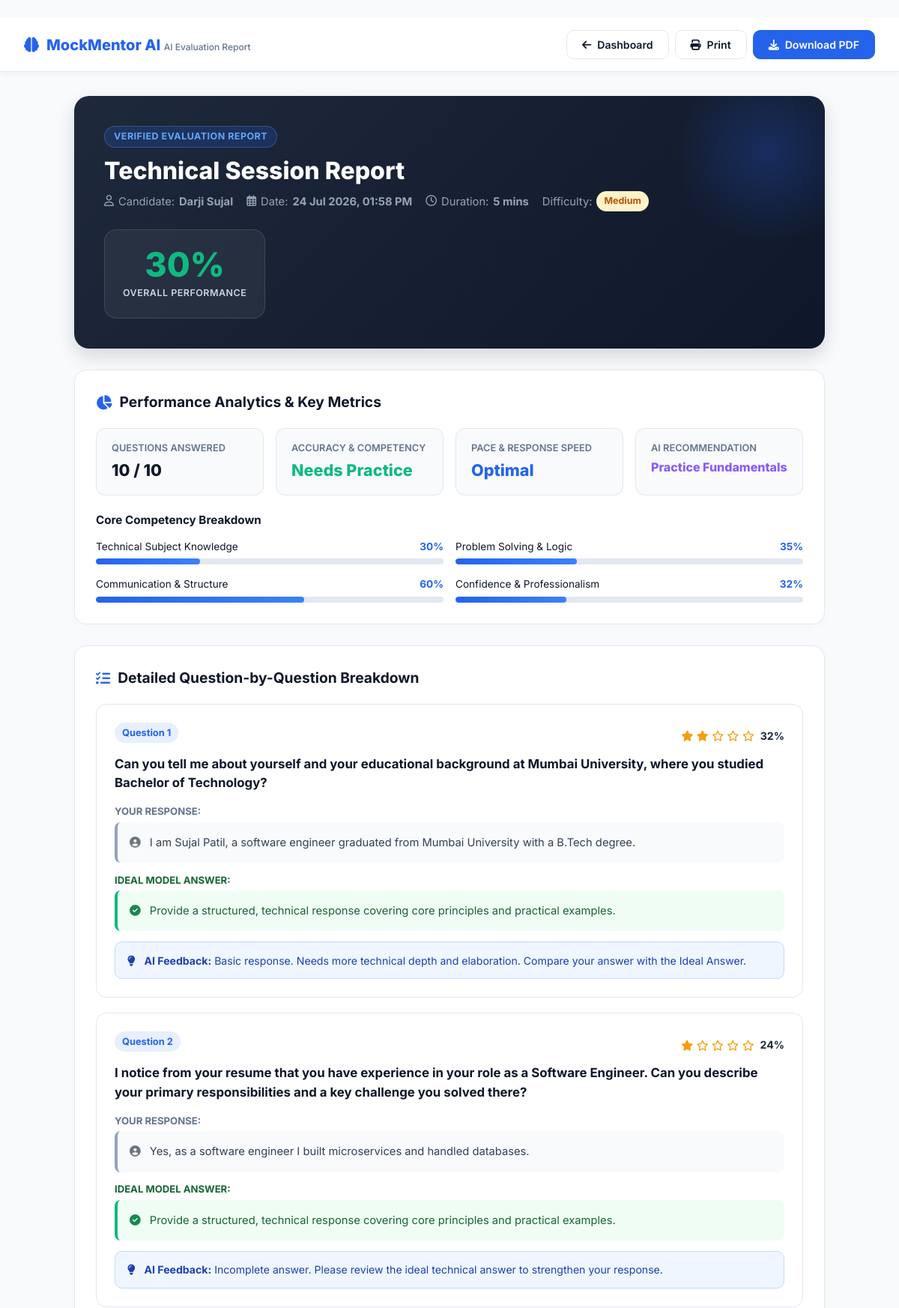
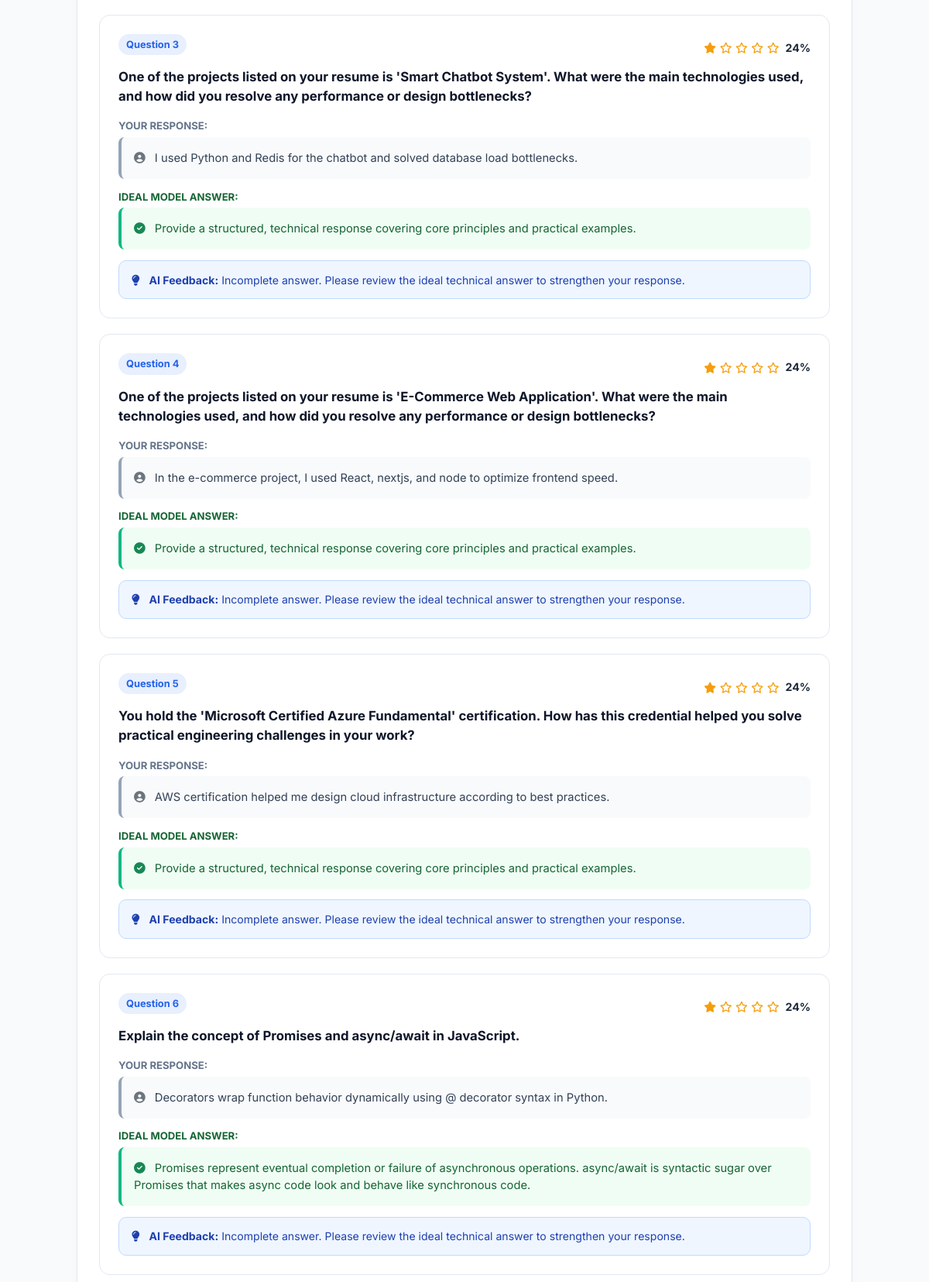
Screenshot of /interview/report/1 (upper part) with the database file from the repository (2 pictures, top to bottom).
### models.py (models this page shows, shortened)
class Interview(db.Model):
    __tablename__ = 'interviews'
    id = db.Column(db.Integer, primary_key=True)
    user_id = db.Column(db.Integer, db.ForeignKey('users.id'), nullable=False)
    interview_type = db.Column(db.String(50), default='Technical')
    difficulty_level = db.Column(db.String(20), default='Medium')
    time_taken = db.Column(db.Integer, default=0)  # in seconds
    answered_count = db.Column(db.Integer, default=0)
    total_questions = db.Column(db.Integer, default=10)
    overall_score = db.Column(db.Integer, default=0) # Final performance score percentage
    created_at = db.Column(db.DateTime, default=datetime.utcnow)
    report_pdf = db.Column(db.LargeBinary, nullable=True) # PDF Report saved directly in DB
    answers = db.relationship('InterviewAnswer', backref='interview', lazy=True, cascade='all, delete-orphan')

class InterviewAnswer(db.Model):
    __tablename__ = 'interview_answers'
    id = db.Column(db.Integer, primary_key=True)
    interview_id = db.Column(db.Integer, db.ForeignKey('interviews.id'), nullable=False)
    question_number = db.Column(db.Integer, nullable=False)
    question_text = db.Column(db.Text, nullable=False)
    answer_text = db.Column(db.Text, nullable=True)
    is_answered = db.Column(db.Boolean, default=False)
    created_at = db.Column(db.DateTime, default=datetime.utcnow)

### app.py (the view, shortened to what this page needs)
@app.route('/interview/report/<int:interview_id>')
def view_interview_report(interview_id):
    user_id = session.get('user_id')
    user = db.session.get(User, user_id) if user_id else None
    interview = db.session.get(Interview, interview_id)
    eval_items = []
    answers = []
    if interview:
        answers = InterviewAnswer.query.filter_by(interview_id=interview_id).order_by(InterviewAnswer.question_number).all()
        overall_score = interview.overall_score or 80
        for ans in answers:
            eval_res = get_backend_evaluation(ans.question_number, ans.question_text, ans.answer_text)
            stars = max(1, min(5, round((eval_res['scorePercent'] / 100) * 5)))
            eval_items.append({
                'q_num': ans.question_number,
                'question_text': ans.question_text,
                'answer_text': ans.answer_text,
                'ideal_answer': eval_res['idealAnswer'],
                'score_percent': eval_res['scorePercent'],
                'stars': stars,
                'feedback': eval_res['feedback']
            })
    score_tech = overall_score
    score_problem = min(overall_score + 5, 98)
    score_comm = max(overall_score - 3, 60)
    score_conf = min(overall_score + 2, 95)
    return render_template(
        'report.html',
        user=user,
        interview=interview,
        answers=answers,
        eval_items=eval_items,
        overall_score=overall_score,
        score_tech=score_tech,
        score_problem=score_problem,
        score_comm=score_comm,
        score_conf=score_conf
    )

### app.py (called while the page is built)
@app.after_request
def add_security_headers(response):
    response.headers['Permissions-Policy'] = 'microphone=(self)'
    response.headers['Strict-Transport-Security'] = 'max-age=31536000; includeSubDomains'
    response.headers['X-Content-Type-Options'] = 'nosniff'
    response.headers['X-Frame-Options'] = 'SAMEORIGIN'
    return response

### templates/report.html (shortened to what this page needs)
﻿<!DOCTYPE html>
<html lang="en">
<head>
    <link rel="stylesheet" href="https://cdnjs.cloudflare.com/ajax/libs/font-awesome/6.4.0/css/all.min.css">
    <link href="https://cdn.jsdelivr.net/npm/bootstrap@5.3.2/dist/css/bootstrap.min.css" rel="stylesheet">
</head>
<body>
    <header class="report-header-nav no-print">
        <div class="d-flex justify-content-between align-items-center">
            <a href="/dashboard" class="brand-logo">
                <i class="fas fa-brain"></i>
                <span>MockMentor AI <span style="font-size: 0.75rem; font-weight: 500; color: var(--text-muted);">AI Evaluation Report</span></span>
            </a>
            <div class="d-flex gap-2">
                <a href="/dashboard" class="btn-action btn-outline-custom">
                    <i class="fas fa-arrow-left"></i> Dashboard
                </a>
                <button onclick="window.print()" class="btn-action btn-outline-custom">
                    <i class="fas fa-print"></i> Print
                </button>
                <a href="/api/interview/{{ interview.id }}/download_pdf" class="btn-action btn-primary-custom">
                    <i class="fas fa-download"></i> Download PDF
                </a>
            </div>
        </div>
    </header>
    <main class="report-main-container">
        <div class="report-hero-card">
            <div class="d-flex justify-content-between align-items-center flex-wrap gap-4">
                <div>
                    <span class="report-title-badge">Verified Evaluation Report</span>
                    <h1 class="hero-title">{{ interview.interview_type }} Session Report</h1>
                    <div class="hero-meta">
                        <span><i class="far fa-user"></i> Candidate: <strong>{{ user.full_name or 'Darji Sujal' }}</strong></span>
                        <span><i class="far fa-calendar-alt"></i> Date: <strong>{{ interview.created_at.strftime('%d %b %Y, %I:%M %p') if interview.created_at else '24 Jul 2026' }}</strong></span>
                        <span><i class="far fa-clock"></i> Duration: <strong>{{ interview.time_taken // 60 if interview.time_taken else 12 }} mins</strong></span>
                        <span>Difficulty: <strong class="badge-diff badge-diff-{{ (interview.difficulty_level or 'Medium').lower() }}">{{ interview.difficulty_level or 'Medium' }}</strong></span>
                    </div>
                </div>
                <div class="score-display-box">
                    <div class="score-number">{{ overall_score }}%</div>
                    <div class="score-label">Overall Performance</div>
                </div>
            </div>
        </div>
        <div class="section-card">
            <div class="section-header-title">
                <i class="fas fa-chart-pie"></i> Performance Analytics & Key Metrics
            </div>
            <div class="metric-card-grid">
                <div class="mini-metric-item">
                    <div class="mini-metric-label">Questions Answered</div>
                    <div class="mini-metric-val">{{ interview.answered_count or answers|length }} / {{ interview.total_questions or answers|length }}</div>
                </div>
                <div class="mini-metric-item">
                    <div class="mini-metric-label">Accuracy & Competency</div>
                    <div class="mini-metric-val" style="color: #10b981;">
                        {% if overall_score >= 80 %}Excellent{% elif overall_score >= 65 %}Good{% else %}Needs Practice{% endif %}
                    </div>
                </div>
                <div class="mini-metric-item">
                    <div class="mini-metric-label">Pace & Response Speed</div>
                    <div class="mini-metric-val" style="color: #2563eb;">Optimal</div>
                </div>
                <div class="mini-metric-item">
                    <div class="mini-metric-label">AI Recommendation</div>
                    <div class="mini-metric-val" style="font-size: 1rem; color: #8b5cf6;">
                        {% if overall_score >= 75 %}Ready for Onsite{% else %}Practice Fundamentals{% endif %}
                    </div>
                </div>
            </div>
            <div class="mt-4">
                <h6 class="fw-bold mb-3" style="font-size: 0.95rem; color: var(--text-dark);">Core Competency Breakdown</h6>
                <div class="row g-3">
                    <div class="col-md-6">
                        <div class="d-flex justify-content-between font-sm font-semibold mb-1" style="font-size: 0.85rem;">
                            <span>Technical Subject Knowledge</span>
                            <span class="fw-bold" style="color: var(--primary-blue);">{{ score_tech }}%</span>
                        </div>
                        <div class="skill-progress-bar">
                            <div class="skill-progress-fill" style="width: {{ score_tech }}%;"></div>
                        </div>
                    </div>
                    <div class="col-md-6">
                        <div class="d-flex justify-content-between font-sm font-semibold mb-1" style="font-size: 0.85rem;">
                            <span>Problem Solving & Logic</span>
                            <span class="fw-bold" style="color: var(--primary-blue);">{{ score_problem }}%</span>
                        </div>
                        <div class="skill-progress-bar">
                            <div class="skill-progress-fill" style="width: {{ score_problem }}%;"></div>
                        </div>
                    </div>
                    <div class="col-md-6">
                        <div class="d-flex justify-content-between font-sm font-semibold mb-1" style="font-size: 0.85rem;">
                            <span>Communication & Structure</span>
                            <span class="fw-bold" style="color: var(--primary-blue);">{{ score_comm }}%</span>
                        </div>
                        <div class="skill-progress-bar">
                            <div class="skill-progress-fill" style="width: {{ score_comm }}%;"></div>
                        </div>
                    </div>
                    <div class="col-md-6">
                        <div class="d-flex justify-content-between font-sm font-semibold mb-1" style="font-size: 0.85rem;">
                            <span>Confidence & Professionalism</span>
                            <span class="fw-bold" style="color: var(--primary-blue);">{{ score_conf }}%</span>
                        </div>
                        <div class="skill-progress-bar">
                            <div class="skill-progress-fill" style="width: {{ score_conf }}%;"></div>
                        </div>
                    </div>
                </div>
            </div>
        </div>
        <div class="section-card">
            <div class="section-header-title">
                <i class="fas fa-list-check"></i> Detailed Question-by-Question Breakdown
            </div>
            {% for item in eval_items %}
            <div class="q-eval-card">
                <div class="d-flex justify-content-between align-items-center flex-wrap gap-2 mb-2">
                    <span class="q-number-pill">Question {{ item.q_num }}</span>
                    <div class="d-flex align-items-center gap-2">
                        <div class="star-rating">
                            {% for n in range(item.stars) %}
                            <i class="fas fa-star"></i>
                            {% endfor %}
                            {% for n in range(5 - item.stars) %}
                            <i class="far fa-star"></i>
                            {% endfor %}
                        </div>
                        <span class="fw-bold" style="font-size: 0.88rem; color: #1e293b;">{{ item.score_percent }}%</span>
                    </div>
                </div>
                <div class="q-text">{{ item.question_text }}</div>
                <div class="fw-bold mb-1" style="font-size: 0.82rem; color: var(--text-muted); text-transform: uppercase;">Your Response:</div>
                <div class="box-answer">
                    <i class="fas fa-user-circle me-2 text-secondary"></i> {{ item.answer_text or 'No answer provided by candidate.' }}
                </div>
                <div class="fw-bold mb-1" style="font-size: 0.82rem; color: #166534; text-transform: uppercase;">Ideal Model Answer:</div>
                <div class="box-ideal">
                    <i class="fas fa-check-circle me-2 text-success"></i> {{ item.ideal_answer }}
                </div>
                <div class="feedback-box">
                    <i class="fas fa-lightbulb me-2"></i> <strong>AI Feedback:</strong> {{ item.feedback }}
                </div>
            </div>
            {% endfor %}
        </div>
    </main>
</body>
</html>

### rows the page displays
Interview: interview_type "Technical", created_at "24 Jul 2026, 01:58 PM", time_taken "5", difficulty_level "Medium"
InterviewAnswer: q_num "1", score_percent "32", question_text "Can you tell me about yourself and your educational background at Mumbai University, where you studied Bachelor of Technology?", answer_text "I am Sujal Patil, a software engineer graduated from Mumbai University with a B.Tech degree.", ideal_answer "Provide a structured, technical response covering core principles and practical examples.", feedback "Basic response. Needs more technical depth and elaboration. Compare your answer with the Ideal Answer."
InterviewAnswer: q_num "2", score_percent "24", question_text "I notice from your resume that you have experience in your role as a Software Engineer. Can you describe your primary responsibilities and a key challenge you solved there?", answer_text "Yes, as a software engineer I built microservices and handled databases.", ideal_answer "Provide a structured, technical response covering core principles and practical examples.", feedback "Incomplete answer. Please review the ideal technical answer to strengthen your response."
InterviewAnswer: q_num "3", score_percent "24", question_text "One of the projects listed on your resume is 'Smart Chatbot System'. What were the main technologies used, and how did you resolve any performance or design bottlenecks?", answer_text "I used Python and Redis for the chatbot and solved database load bottlenecks.", ideal_answer "Provide a structured, technical response covering core principles and practical examples.", feedback "Incomplete answer. Please review the ideal technical answer to strengthen your response."
InterviewAnswer: q_num "4", score_percent "24", question_text "One of the projects listed on your resume is 'E-Commerce Web Application'. What were the main technologies used, and how did you resolve any performance or design bottlenecks?", answer_text "In the e-commerce project, I used React, nextjs, and node to optimize frontend speed.", ideal_answer "Provide a structured, technical response covering core principles and practical examples.", feedback "Incomplete answer. Please review the ideal technical answer to strengthen your response."
InterviewAnswer: q_num "5", score_percent "24", question_text "You hold the 'Microsoft Certified Azure Fundamental' certification. How has this credential helped you solve practical engineering challenges in your work?", answer_text "AWS certification helped me design cloud infrastructure according to best practices.", ideal_answer "Provide a structured, technical response covering core principles and practical examples.", feedback "Incomplete answer. Please review the ideal technical answer to strengthen your response."
InterviewAnswer: q_num "6", score_percent "24", question_text "Explain the concept of Promises and async/await in JavaScript.", answer_text "Decorators wrap function behavior dynamically using @ decorator syntax in Python.", ideal_answer "Promises represent eventual completion or failure of asynchronous operations. async/await is syntactic sugar over Promises that makes async code look and behave like synchronous code.", feedback "Incomplete answer. Please review the ideal technical answer to strengthen your response."

### other values shown
{{ user.full_name or 'Darji Sujal' }} "Darji Sujal"
{{ overall_score }} "30"
{{ interview.answered_count or answers|length }} "10"
{{ interview.total_questions or answers|length }} "10"
{{ score_tech }} "30"
{{ score_problem }} "35"
{{ score_comm }} "60"
{{ score_conf }} "32"
